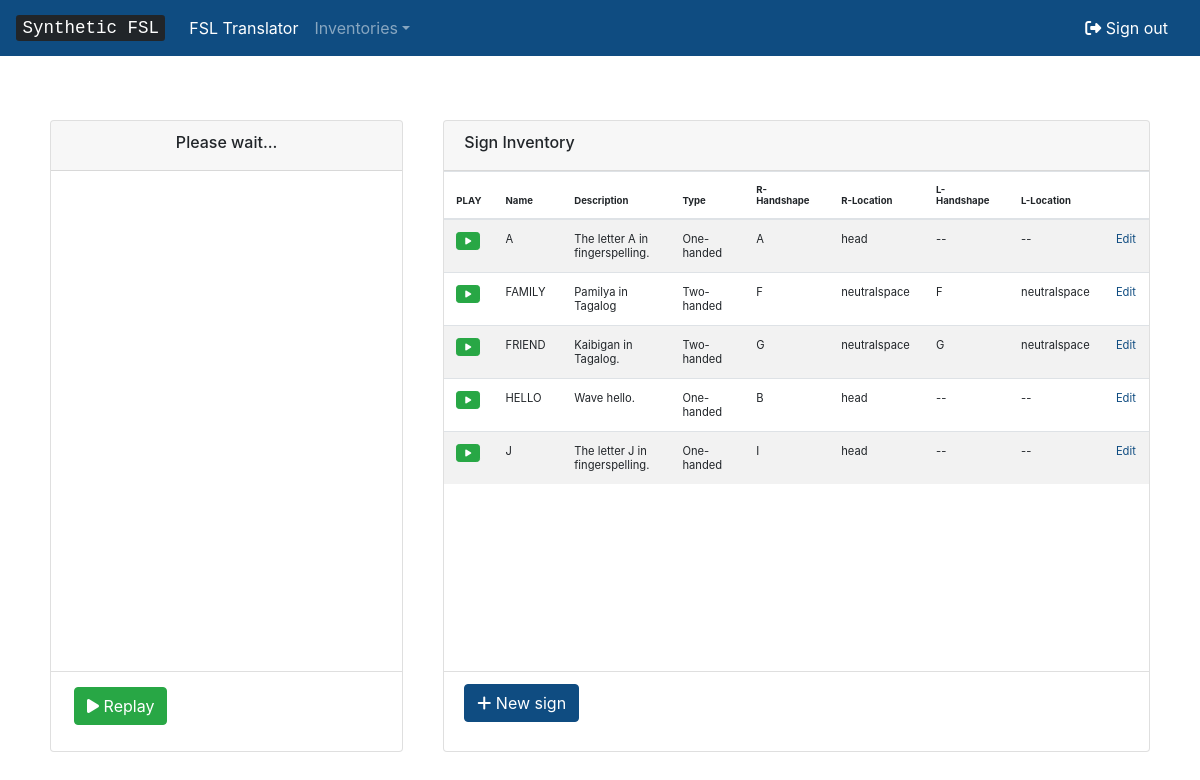
Screenshot of /signs/ (signed in) with the database file from the repository.
### inventory/models.py (models this page shows, shortened)
class Sign(models.Model):
	name = models.CharField(max_length=200, verbose_name='Name')
	description = models.TextField(verbose_name='Description')
	twoHanded = models.BooleanField(default=False)
	rightHandshape = models.ForeignKey(Handshape, verbose_name="Right Handshape", default="1", on_delete=models.CASCADE, related_name='rightHandshape_sign_set')
	rightFingerDirection = models.CharField(max_length=5, verbose_name='Right External Finger Direction', default='')
	rightPalmOrientation = models.CharField(max_length=5, verbose_name='Right Palm Orientation', default='')
	leftHandshape = models.ForeignKey(Handshape, verbose_name="Left Handshape", default="1", on_delete=models.CASCADE, related_name='leftHandshape_sign_set')
	leftFingerDirection = models.CharField(max_length=5, verbose_name='Left External Finger Direction', default='')
	leftPalmOrientation = models.CharField(max_length=5, verbose_name='Left Palm Orientation', default='')
	locationType = models.CharField(max_length=10, verbose_name='Location Type', default='')
	rightLocation = models.CharField(max_length=20, verbose_name='Right Hand Location', default='')
	rightLocationSide = models.CharField(max_length=20, verbose_name='Right Hand Location Side', default='')
	rightLocationContact = models.CharField(max_length=20, verbose_name='Right Hand Location Contact', default='')
	leftLocation = models.CharField(max_length=20, verbose_name='Left Hand Location', default='')
	leftLocationSide = models.CharField(max_length=20, verbose_name='Left Hand Location Contact', default='')
	leftLocationContact = models.CharField(max_length=20, verbose_name='Left Hand Location Side', default='')
	constellationContact = models.CharField(max_length=20, verbose_name='Constellation Contact', default='')
	constellationLocation = models.CharField(max_length=20, verbose_name='Constellation Location', default='')
	constellationLocationSide = models.CharField(max_length=20, verbose_name='Constellation Location Side', default='')
	constellationLocationContact = models.CharField(max_length=20, verbose_name='Constellation Location Contact', default='')
	rightContactType = models.CharField(max_length=20, verbose_name='Right Contact Type', default='')
	leftContactType = models.CharField(max_length=20, verbose_name='Left Contact Type', default='')
	rightContactFinger = models.CharField(max_length=5, verbose_name='Constellation Location Contact', default='')
	rightContactPart = models.CharField(max_length=20, verbose_name='Right Contact Part', default='')
	rightContactSide = models.CharField(max_length=20, verbose_name='Right Contact Side', default='')
	leftContactFinger = models.CharField(max_length=20, verbose_name='Right Contact Side', default='')
	leftContactPart = models.CharField(max_length=20, verbose_name='Right Contact Side', default='')
	leftContactSide = models.CharField(max_length=20, verbose_name='Right Contact Side', default='')
	sigml = models.TextField(default="<sigml></sigml>");
	rightMotionSequence = ListTextField(base_field=models.CharField(max_length=1000), size=10,)
	rightMotionTags = ListTextField(base_field=models.CharField(max_length=500), size=10,)
	rightTargetConfigs = ListTextField(base_field=models.CharField(max_length=500), size=10,)
	rightTargetLocs = ListTextField(base_field=models.CharField(max_length=500), size=10,)
	leftMotionSequence = ListTextField(base_field=models.CharField(max_length=1000), size=10,)
	leftMotionTags = ListTextField(base_field=models.CharField(max_length=500), size=10,)
	leftTargetConfigs = ListTextField(base_field=models.CharField(max_length=500), size=10,)
	leftTargetLocs = ListTextField(base_field=models.CharField(max_length=500), size=10,)
	nondom = models.BooleanField(default=False)
	motionType = models.CharField(max_length=10, verbose_name='Motion Type', default='split')
	symmetry = models.CharField(max_length=7, verbose_name='Symmetry', default='split')
	outofphase = models.BooleanField(default=False)
	class Meta:
		ordering = ['name']

class Handshape(models.Model):
	name = models.CharField(max_length=200, verbose_name='Name')
	description = models.TextField(verbose_name='Description')
	created_date = models.DateTimeField(default=timezone.now, verbose_name='Date')
	handshape = models.CharField(max_length=20, verbose_name='Handshape', default="None")
	thumbpos = models.CharField(max_length=20, verbose_name='Thumb Position', default="None")
	specialfingers = models.CharField(max_length=20, verbose_name='Special Fingers', default="None")
	mainbend = models.CharField(max_length=20, verbose_name='Main Bend', default="None")
	bend1_1 = models.FloatField(default=0)
	bend1_2 = models.FloatField(default=0)
	bend1_3 = models.FloatField(default=0)
	bend1_4 = models.FloatField(default=0)
	bend1_5 = models.FloatField(default=0)
	bend2_1 = models.FloatField(default=0)
	bend2_2 = models.FloatField(default=0)
	bend2_3 = models.FloatField(default=0)
	bend2_4 = models.FloatField(default=0)
	bend3_1 = models.FloatField(default=0)
	bend3_2 = models.FloatField(default=0)
	bend3_3 = models.FloatField(default=0)
	bend3_4 = models.FloatField(default=0)
	bend4_1 = models.FloatField(default=0)
	bend4_2 = models.FloatField(default=0)
	bend4_3 = models.FloatField(default=0)
	bend4_4 = models.FloatField(default=0)
	bend5_1 = models.FloatField(default=0)
	bend5_2 = models.FloatField(default=0)
	bend5_3 = models.FloatField(default=0)
	bend5_4 = models.FloatField(default=0)
	sigml = models.TextField(default="<sigml></sigml>")
	class Meta:
		ordering = ['name']

### inventory/views.py (the view)
# urls.py: path('signs/', views.sign_list, name='sign_list'),
def sign_list(request):
	signs = Sign.objects.all()
	context = {'signs' : signs}
	return render(request, 'inventory/sign_list.html', context)

### inventory/templates/inventory/sign_list.html
{% extends 'inventory/avatargui.html' %}
{% block info %}
<div class="card">
	<h6 class="card-header" style="height:50px;">Sign Inventory</h6>
	<div class="card-body" style="height:500px;padding: 0px;overflow-y: scroll;">
			<table class="table table-striped mb-0">
				<thead style="text-align: left;font-size: 0.6rem;">
					<tr>
						<th scope="col" style="word-wrap:break-word;width:50px;height:35px;">PLAY</th>
						<th scope="col" style="word-wrap:break-word;width:90px;height:35px;">Name</th>
						<th scope="col" style="word-wrap:break-word;width:150px;height:35px;">Description</th>
						<th scope="col" style="word-wrap:break-word;width:90px;height:35px;">Type</th>
						<th scope="col" style="word-wrap:break-word;width:120px;height:35px;">R-Handshape</th>
						<th scope="col" style="word-wrap:break-word;width:105px;height:35px;">R-Location</th>
						<th scope="col" style="word-wrap:break-word;width:120px;height:35px;">L-Handshape</th>
						<th scope="col" style="word-wrap:break-word;width:105px;height:35px;">L-Location</th>
						{% if user.is_authenticated %}
						<th scope="col" style="word-wrap:break-word;width:50px;height:35px;"></th>
						{% endif %}
					</tr>
				</thead>
				<tbody>
					{% for sign in signs %}
					<tr>
						<td style="word-wrap:break-word;width:50px;">
							<button class="btn btn-sm btn-success" style="font-size: 0.5rem;" onclick="writesigml('{{ sign.sigml }}');"><i class="fas fa-play"></i></button>
						</td>
						<td style="word-wrap:break-word;width:90px;">
							{{ sign.name }}
						</td>
						<td style="word-wrap:break-word;width:150px;">
							{{ sign.description }}
						</td>
						<td style="word-wrap:break-word;width:120px;">
							{% if sign.twoHanded %}
								Two-handed
							{% else %}
								One-handed
							{% endif %}
						</td>
						<td style="word-wrap:break-word;width:100px;">
							{{ sign.rightHandshape.name }}
						</td>
						<td style="word-wrap:break-word;width:105px;">
							{% if sign.locationType == 'split' %}
								{{ sign.rightLocation }}
							{% else %}
								{{ sign.constellationLocation }}
							{% endif %}
						</td>
						<td style="word-wrap:break-word;width:100px;">
							{% if sign.twoHanded %}
								{{ sign.leftHandshape.name }}
							{% else %}
								--
							{% endif %}
						</td>
						<td style="word-wrap:break-word;width:105px;">
							{% if sign.twoHanded %}
								{% if sign.locationType == 'split' %}
									{{ sign.leftLocation }}
								{% else %}
									{{ sign.constellationLocation }}
								{% endif %}
							{% else %}
								--
							{% endif %}
						</td>
						{% if user.is_authenticated %}
						<td style="word-wrap:break-word;width:50px;">
							<a href="{% url 'sign_edit' pk=sign.pk %}" class="text-primary">Edit
							</a>
						</td>
						{% endif %}
					</tr>
					{% endfor %}
				</tbody>
			</table>
	</div>
	<div class="card-footer bg-transparent" style="height:80px;">
		{% if user.is_authenticated %}<a href="{% url 'sign_new' %}" class="btn btn-primary"><i class="fas fa-plus"></i> New sign</a>{% endif %}
	</div>
</div>
{% endblock %}

### inventory/static/css/style.css (style rules this page uses)
td { text-align: left; }
.bg-primary, .btn-primary { background-color: #0f4c81 !important; }
.btn-primary, .border-primary { border-color: #0f4c81 !important; }
.text-primary { color: #0f4c81 !important; }
tbody { font-size: 0.7rem; }

### rows the page displays
Sign: name "A", description "The letter A in fingerspelling.", twoHanded "One-handed", rightHandshape.name "A", rightLocation "head"
Sign: name "FAMILY", description "Pamilya in Tagalog", twoHanded "Two-handed", rightHandshape.name "F", constellationLocation "neutralspace", leftHandshape.name "F"
Sign: name "FRIEND", description "Kaibigan in Tagalog.", twoHanded "Two-handed", rightHandshape.name "G", constellationLocation "neutralspace", leftHandshape.name "G"
Sign: name "HELLO", description "Wave hello.", twoHanded "One-handed", rightHandshape.name "B", rightLocation "head"
Sign: name "J", description "The letter J in fingerspelling.", twoHanded "One-handed", rightHandshape.name "I", rightLocation "head"
